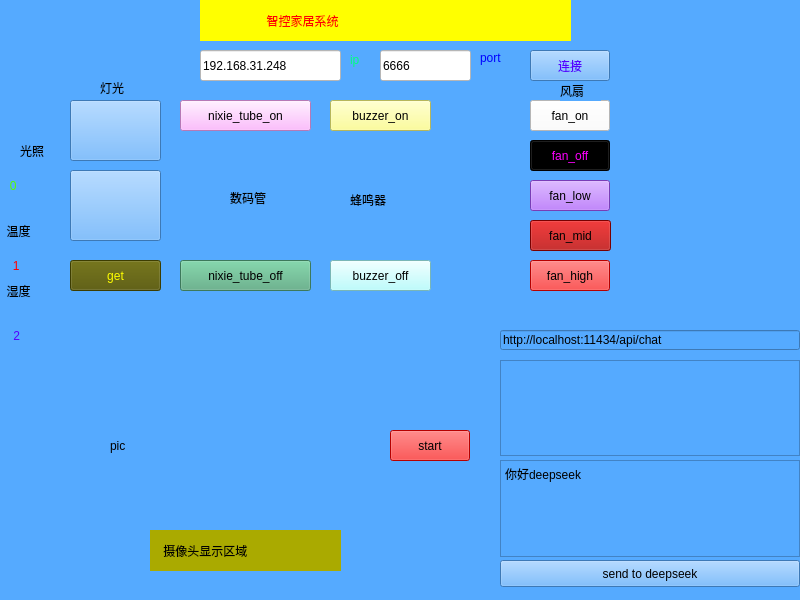
<?xml version="1.0" encoding="UTF-8"?>
<ui version="4.0">
 <class>Tcpclient</class>
 <widget class="QWidget" name="Tcpclient">
  <property name="geometry">
   <rect>
    <x>0</x>
    <y>0</y>
    <width>800</width>
    <height>600</height>
   </rect>
  </property>
  <property name="windowTitle">
   <string>Tcpclient</string>
  </property>
  <property name="styleSheet">
   <string notr="true">background-color: rgb(85, 170, 255);
</string>
  </property>
  <widget class="QPushButton" name="pushButton_ledon">
   <property name="geometry">
    <rect>
     <x>70</x>
     <y>100</y>
     <width>91</width>
     <height>61</height>
    </rect>
   </property>
   <property name="styleSheet">
    <string notr="true">border-image: url(:/new/prefix1/pic/20170622093118147.jpg);</string>
   </property>
   <property name="text">
    <string/>
   </property>
  </widget>
  <widget class="QLabel" name="label_3">
   <property name="geometry">
    <rect>
     <x>1</x>
     <y>203</y>
     <width>16</width>
     <height>16</height>
    </rect>
   </property>
   <property name="styleSheet">
    <string notr="true">border-image: url(:/new/prefix1/light.png);</string>
   </property>
   <property name="text">
    <string/>
   </property>
  </widget>
  <widget class="QLabel" name="label_light">
   <property name="geometry">
    <rect>
     <x>0</x>
     <y>170</y>
     <width>61</width>
     <height>31</height>
    </rect>
   </property>
   <property name="styleSheet">
    <string notr="true">color: rgb(85, 255, 0);
font: 10pt &quot;Algerian&quot;;</string>
   </property>
   <property name="text">
    <string>   0</string>
   </property>
  </widget>
  <widget class="QLabel" name="label_pic">
   <property name="geometry">
    <rect>
     <x>110</x>
     <y>370</y>
     <width>311</width>
     <height>151</height>
    </rect>
   </property>
   <property name="styleSheet">
    <string notr="true"/>
   </property>
   <property name="text">
    <string>pic</string>
   </property>
  </widget>
  <widget class="QPushButton" name="pushButtonstart">
   <property name="geometry">
    <rect>
     <x>390</x>
     <y>430</y>
     <width>80</width>
     <height>31</height>
    </rect>
   </property>
   <property name="styleSheet">
    <string notr="true">color: rgb(0, 0, 0);
background-color: rgb(255, 0, 0);
font: 75 italic 16pt &quot;Arial&quot;;</string>
   </property>
   <property name="text">
    <string>start</string>
   </property>
  </widget>
  <widget class="QLabel" name="label_4">
   <property name="geometry">
    <rect>
     <x>10</x>
     <y>100</y>
     <width>31</width>
     <height>31</height>
    </rect>
   </property>
   <property name="styleSheet">
    <string notr="true">border-image: url(:/new/prefix1/pic/light.jpeg);</string>
   </property>
   <property name="text">
    <string/>
   </property>
  </widget>
  <widget class="QPushButton" name="pushButton_led_off">
   <property name="geometry">
    <rect>
     <x>70</x>
     <y>170</y>
     <width>91</width>
     <height>71</height>
    </rect>
   </property>
   <property name="styleSheet">
    <string notr="true">border-image: url(:/new/prefix1/pic/off.jpg);</string>
   </property>
   <property name="text">
    <string/>
   </property>
  </widget>
  <widget class="QPushButton" name="pushButton_buzzer_on">
   <property name="geometry">
    <rect>
     <x>330</x>
     <y>100</y>
     <width>101</width>
     <height>31</height>
    </rect>
   </property>
   <property name="styleSheet">
    <string notr="true">background-color: rgb(255, 255, 127);</string>
   </property>
   <property name="text">
    <string>buzzer_on</string>
   </property>
  </widget>
  <widget class="QPushButton" name="pushButton_buzzer_off">
   <property name="geometry">
    <rect>
     <x>330</x>
     <y>260</y>
     <width>101</width>
     <height>31</height>
    </rect>
   </property>
   <property name="styleSheet">
    <string notr="true">background-color: rgb(170, 255, 255);</string>
   </property>
   <property name="text">
    <string>buzzer_off</string>
   </property>
  </widget>
  <widget class="QPushButton" name="pushButton_fan_low">
   <property name="geometry">
    <rect>
     <x>530</x>
     <y>180</y>
     <width>80</width>
     <height>31</height>
    </rect>
   </property>
   <property name="styleSheet">
    <string notr="true">background-color: rgb(170, 85, 255);</string>
   </property>
   <property name="text">
    <string>fan_low</string>
   </property>
  </widget>
  <widget class="QPushButton" name="pushButton_fan_high">
   <property name="geometry">
    <rect>
     <x>530</x>
     <y>260</y>
     <width>80</width>
     <height>31</height>
    </rect>
   </property>
   <property name="styleSheet">
    <string notr="true">background-color: rgb(255, 0, 0);</string>
   </property>
   <property name="text">
    <string>fan_high</string>
   </property>
  </widget>
  <widget class="QPushButton" name="pushButton_fan_mid">
   <property name="geometry">
    <rect>
     <x>530</x>
     <y>220</y>
     <width>81</width>
     <height>31</height>
    </rect>
   </property>
   <property name="styleSheet">
    <string notr="true">background-color: rgb(170, 0, 0);</string>
   </property>
   <property name="text">
    <string>fan_mid</string>
   </property>
  </widget>
  <widget class="QPushButton" name="pushButton_fan_on">
   <property name="geometry">
    <rect>
     <x>530</x>
     <y>100</y>
     <width>80</width>
     <height>31</height>
    </rect>
   </property>
   <property name="styleSheet">
    <string notr="true">background-color: rgb(255, 255, 255);</string>
   </property>
   <property name="text">
    <string>fan_on</string>
   </property>
  </widget>
  <widget class="QPushButton" name="pushButton_fan_off">
   <property name="geometry">
    <rect>
     <x>530</x>
     <y>140</y>
     <width>80</width>
     <height>31</height>
    </rect>
   </property>
   <property name="styleSheet">
    <string notr="true">background-color: rgb(0, 0, 0);
color: rgb(255, 0, 255);</string>
   </property>
   <property name="text">
    <string>fan_off</string>
   </property>
  </widget>
  <widget class="QPushButton" name="pushButton_nixie_tube_on">
   <property name="geometry">
    <rect>
     <x>180</x>
     <y>100</y>
     <width>131</width>
     <height>31</height>
    </rect>
   </property>
   <property name="styleSheet">
    <string notr="true">background-color: rgb(255, 170, 255);</string>
   </property>
   <property name="text">
    <string>nixie_tube_on</string>
   </property>
  </widget>
  <widget class="QPushButton" name="pushButton_nixie_tube_off">
   <property name="geometry">
    <rect>
     <x>180</x>
     <y>260</y>
     <width>131</width>
     <height>31</height>
    </rect>
   </property>
   <property name="styleSheet">
    <string notr="true">background-color: rgb(85, 170, 127);</string>
   </property>
   <property name="text">
    <string>nixie_tube_off</string>
   </property>
  </widget>
  <widget class="QLabel" name="label_5">
   <property name="geometry">
    <rect>
     <x>560</x>
     <y>80</y>
     <width>41</width>
     <height>21</height>
    </rect>
   </property>
   <property name="styleSheet">
    <string notr="true">font: 10pt &quot;Baskerville Old Face&quot;;</string>
   </property>
   <property name="text">
    <string>风扇</string>
   </property>
  </widget>
  <widget class="QLabel" name="label_6">
   <property name="geometry">
    <rect>
     <x>100</x>
     <y>80</y>
     <width>54</width>
     <height>16</height>
    </rect>
   </property>
   <property name="text">
    <string>灯光</string>
   </property>
  </widget>
  <widget class="QLabel" name="label_7">
   <property name="geometry">
    <rect>
     <x>230</x>
     <y>190</y>
     <width>54</width>
     <height>16</height>
    </rect>
   </property>
   <property name="text">
    <string>数码管</string>
   </property>
  </widget>
  <widget class="QLabel" name="label_8">
   <property name="geometry">
    <rect>
     <x>350</x>
     <y>190</y>
     <width>74</width>
     <height>20</height>
    </rect>
   </property>
   <property name="text">
    <string>蜂鸣器</string>
   </property>
  </widget>
  <widget class="QPushButton" name="pushButton_get">
   <property name="geometry">
    <rect>
     <x>70</x>
     <y>260</y>
     <width>91</width>
     <height>31</height>
    </rect>
   </property>
   <property name="styleSheet">
    <string notr="true">background-color: rgb(85, 85, 0);
color: rgb(255, 255, 0);</string>
   </property>
   <property name="text">
    <string>get</string>
   </property>
  </widget>
  <widget class="QLabel" name="label_9">
   <property name="geometry">
    <rect>
     <x>150</x>
     <y>530</y>
     <width>191</width>
     <height>41</height>
    </rect>
   </property>
   <property name="styleSheet">
    <string notr="true">background-color: rgb(255, 255, 255);
background-color: rgb(170, 170, 0);</string>
   </property>
   <property name="text">
    <string>    摄像头显示区域         </string>
   </property>
  </widget>
  <widget class="QLabel" name="label_temp">
   <property name="geometry">
    <rect>
     <x>3</x>
     <y>250</y>
     <width>41</width>
     <height>31</height>
    </rect>
   </property>
   <property name="styleSheet">
    <string notr="true">color: rgb(255, 0, 0);</string>
   </property>
   <property name="text">
    <string>   1</string>
   </property>
  </widget>
  <widget class="QLabel" name="label_hum">
   <property name="geometry">
    <rect>
     <x>0</x>
     <y>320</y>
     <width>51</width>
     <height>31</height>
    </rect>
   </property>
   <property name="styleSheet">
    <string notr="true">color: rgb(85, 0, 255);</string>
   </property>
   <property name="text">
    <string>    2</string>
   </property>
  </widget>
  <widget class="QLabel" name="label_10">
   <property name="geometry">
    <rect>
     <x>20</x>
     <y>140</y>
     <width>41</width>
     <height>21</height>
    </rect>
   </property>
   <property name="text">
    <string>光照</string>
   </property>
  </widget>
  <widget class="QLabel" name="label_11">
   <property name="geometry">
    <rect>
     <x>0</x>
     <y>220</y>
     <width>61</width>
     <height>21</height>
    </rect>
   </property>
   <property name="text">
    <string>  温度</string>
   </property>
  </widget>
  <widget class="QLabel" name="label_12">
   <property name="geometry">
    <rect>
     <x>0</x>
     <y>280</y>
     <width>61</width>
     <height>21</height>
    </rect>
   </property>
   <property name="text">
    <string>  湿度</string>
   </property>
  </widget>
  <widget class="QLabel" name="label_13">
   <property name="geometry">
    <rect>
     <x>200</x>
     <y>0</y>
     <width>371</width>
     <height>41</height>
    </rect>
   </property>
   <property name="styleSheet">
    <string notr="true">background-color: rgb(255, 255, 0);
font: 14pt &quot;Agency FB&quot;;
color: rgb(255, 0, 0);</string>
   </property>
   <property name="text">
    <string>                    智控家居系统        </string>
   </property>
  </widget>
  <widget class="QLabel" name="label_14">
   <property name="geometry">
    <rect>
     <x>0</x>
     <y>0</y>
     <width>181</width>
     <height>81</height>
    </rect>
   </property>
   <property name="styleSheet">
    <string notr="true">border-image: url(:/new/prefix1/pic/4076737727d64566e652e3b8d4b5e1c7.jpg.source.jpg);</string>
   </property>
   <property name="text">
    <string/>
   </property>
  </widget>
  <widget class="QLabel" name="label_16">
   <property name="geometry">
    <rect>
     <x>620</x>
     <y>50</y>
     <width>181</width>
     <height>231</height>
    </rect>
   </property>
   <property name="styleSheet">
    <string notr="true">border-image: url(:/new/prefix1/pic/c2fdfc039245d688c10fe798fbce871ad21b2489.png);</string>
   </property>
   <property name="text">
    <string/>
   </property>
  </widget>
  <widget class="QLabel" name="label">
   <property name="geometry">
    <rect>
     <x>350</x>
     <y>50</y>
     <width>21</width>
     <height>20</height>
    </rect>
   </property>
   <property name="styleSheet">
    <string notr="true">color: rgb(0, 255, 127);</string>
   </property>
   <property name="text">
    <string>ip</string>
   </property>
  </widget>
  <widget class="QLineEdit" name="lineEdit_ip">
   <property name="geometry">
    <rect>
     <x>200</x>
     <y>50</y>
     <width>141</width>
     <height>31</height>
    </rect>
   </property>
   <property name="styleSheet">
    <string notr="true">background-color: rgb(255, 255, 255);</string>
   </property>
   <property name="text">
    <string>192.168.31.248</string>
   </property>
  </widget>
  <widget class="QLabel" name="label_2">
   <property name="geometry">
    <rect>
     <x>480</x>
     <y>50</y>
     <width>41</width>
     <height>16</height>
    </rect>
   </property>
   <property name="styleSheet">
    <string notr="true">color: rgb(0, 0, 255);</string>
   </property>
   <property name="text">
    <string>port</string>
   </property>
  </widget>
  <widget class="QLineEdit" name="lineEdit_port">
   <property name="geometry">
    <rect>
     <x>380</x>
     <y>50</y>
     <width>91</width>
     <height>31</height>
    </rect>
   </property>
   <property name="styleSheet">
    <string notr="true">background-color: rgb(255, 255, 255);</string>
   </property>
   <property name="text">
    <string>6666</string>
   </property>
  </widget>
  <widget class="QPushButton" name="pushButtonconnect">
   <property name="geometry">
    <rect>
     <x>530</x>
     <y>50</y>
     <width>80</width>
     <height>31</height>
    </rect>
   </property>
   <property name="styleSheet">
    <string notr="true">font: 9pt &quot;Arial Rounded MT Bold&quot;;
color: rgb(85, 0, 255);</string>
   </property>
   <property name="text">
    <string>连接</string>
   </property>
  </widget>
  <widget class="QLineEdit" name="lineEdit_url">
   <property name="geometry">
    <rect>
     <x>500</x>
     <y>330</y>
     <width>300</width>
     <height>20</height>
    </rect>
   </property>
   <property name="text">
    <string>http://localhost:11434/api/chat</string>
   </property>
   <property name="placeholderText">
    <string>deepseek_ollama_url</string>
   </property>
  </widget>
  <widget class="QTextEdit" name="textEdit_down">
   <property name="geometry">
    <rect>
     <x>500</x>
     <y>360</y>
     <width>300</width>
     <height>96</height>
    </rect>
   </property>
  </widget>
  <widget class="QTextEdit" name="textEdit_up">
   <property name="geometry">
    <rect>
     <x>500</x>
     <y>460</y>
     <width>300</width>
     <height>97</height>
    </rect>
   </property>
   <property name="html">
    <string>&lt;!DOCTYPE HTML PUBLIC &quot;-//W3C//DTD HTML 4.0//EN&quot; &quot;http://www.w3.org/TR/REC-html40/strict.dtd&quot;&gt;
&lt;html&gt;&lt;head&gt;&lt;meta name=&quot;qrichtext&quot; content=&quot;1&quot; /&gt;&lt;style type=&quot;text/css&quot;&gt;
p, li { white-space: pre-wrap; }
&lt;/style&gt;&lt;/head&gt;&lt;body style=&quot; font-family:'SimSun'; font-size:8.76522pt; font-weight:400; font-style:normal;&quot;&gt;
&lt;p style=&quot; margin-top:0px; margin-bottom:0px; margin-left:0px; margin-right:0px; -qt-block-indent:0; text-indent:0px;&quot;&gt;&lt;span style=&quot; font-size:9pt;&quot;&gt;你好deepseek&lt;/span&gt;&lt;/p&gt;&lt;/body&gt;&lt;/html&gt;</string>
   </property>
  </widget>
  <widget class="QPushButton" name="pushButton_ai">
   <property name="geometry">
    <rect>
     <x>500</x>
     <y>560</y>
     <width>300</width>
     <height>27</height>
    </rect>
   </property>
   <property name="text">
    <string>send to deepseek</string>
   </property>
  </widget>
 </widget>
 <resources/>
 <connections/>
</ui>
